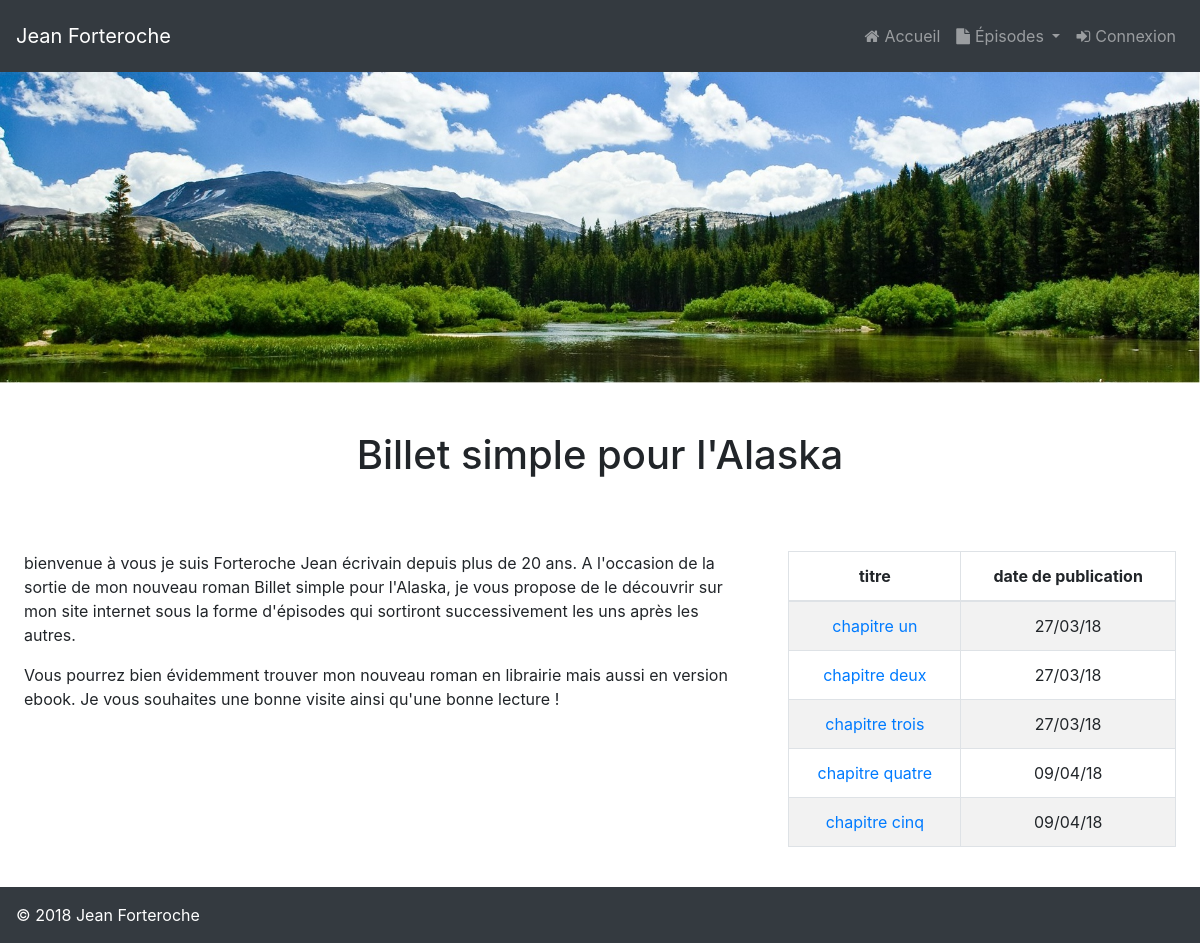
Before: / with the older database file.
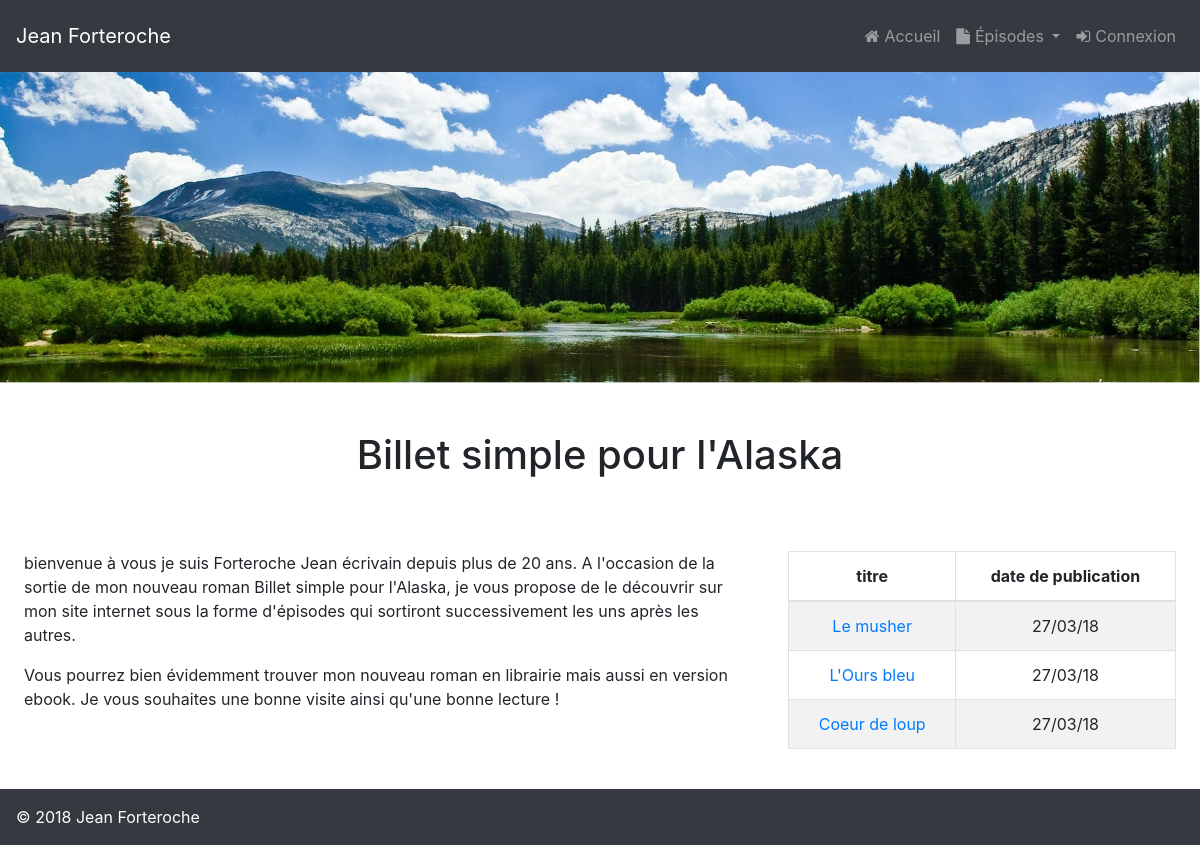
After: the same page with the newer database file.
### tables this page shows
CREATE TABLE `posts` (
  `id` int(11) NOT NULL,
  `title` varchar(255) NOT NULL,
  `content` text NOT NULL,
  `date_created` datetime NOT NULL
);

### controller/FrontendController.php (called while the page is built, shortened)
<?php
require_once('dao/PostDAO.php');
class FrontendController
{
    private $postDAO;
    public function __construct()
    {
        $this->postDAO = new PostDAO();
    }
    public function listPosts()
    {
        $posts = $this->postDAO->getPosts();
        require('view/accueil.php');
    }
}

### dao/PostDAO.php (called while the page is built, shortened)
<?php
require_once('model/Post.php');
class PostDAO extends BaseDAO
{
    public function getPosts()
    {
        $db = $this->dbConnect();
        $req = $db->query('SELECT *, DATE_FORMAT(date_created, \'%d/%m/%y\') as created_date FROM posts');
        $posts = [];
        while($post = $req->fetch()){
            array_push($posts, new Post($post['id'], $post['title'], $post['content'], $post['created_date']));
        }
        return $posts;
    }
}

### model/Post.php (called while the page is built, shortened)
<?php
class Post
{
    private $id;
    private $title;
    private $dateCreated;
    public function __construct($id, $title, $content, $dateCreated)
    {
        $this->id = $id;
        $this->title = $title;
        $this->dateCreated = $dateCreated;
    }
    public function getId()
    {
        return $this->id;
    }
    public function getTitle()
    {
        return $this->title;
    }
    public function getDateCreated()
    {
        return $this->dateCreated;
    }
}

### view/accueil.php (the view, shortened to what this page needs)
<!DOCTYPE html>
<html lang="fr">
<head>
    <link rel='stylesheet' href='https://cdnjs.cloudflare.com/ajax/libs/font-awesome/4.7.0/css/font-awesome.min.css'/>
    <link rel='stylesheet' href='https://cdnjs.cloudflare.com/ajax/libs/twitter-bootstrap/4.0.0/css/bootstrap.min.css'/>
    <link rel="stylesheet" href="public/nav.css">
    <link rel="stylesheet" href="public/margin.css">
</head>
<body>
    <?php include('templates/nav.php');?>
    <?php include('templates/header.php');?>
    <h1 class="text-center mt-3 mt-md-5">Billet simple pour l'Alaska</h1>
    <div class="d-lg-flex mt-3 mt-md-5">
        <div class="présentation p-3 p-md-4">
            <p>bienvenue à vous je suis Forteroche Jean écrivain depuis plus de 20 ans. A l'occasion de la sortie de mon nouveau roman Billet simple pour l'Alaska,
             je vous propose de le découvrir sur mon site internet sous la forme d'épisodes qui sortiront successivement les uns après les autres.
            </p>
            <p>
             Vous pourrez bien évidemment trouver mon nouveau roman en librairie mais aussi en version ebook.
             Je vous souhaites une bonne visite ainsi qu'une bonne lecture !
            </p>
        </div>
        <div class="liste-article p-3 p-md-4 w-100">
            <table class="table table-striped table-bordered ">
                <thead>
                    <tr class="text-center">
                        <th scope="col">titre</th>
                        <th scope="col">date de publication</th>
                    </tr>
                </thead>
                <tbody>
                    <?php
                        foreach ($posts as $post)
                        {
                    ?>
                    <tr class="text-center">
                        <td><a href="index.php?action=post&amp;id=<?php echo htmlspecialchars($post->getId()); ?>"><?php echo htmlspecialchars($post->getTitle()); ?></a></td>
                        <td><?php echo htmlspecialchars($post->getDateCreated()); ?></td>
                    </tr>
                    <?php
                        }
                    ?>
                </tbody>
            </table>
        </div>
    </div>
    <?php include('templates/footer.php');?>
</body>
</html>

### index.php (shortened to what this page needs)
<?php
require('controller/FrontendController.php');
try {
    if (isset($_GET['action'])) {
        if ($_GET['action'] == 'listPosts') {
            $frontendController = new FrontendController();
            $frontendController->listPosts();
        }
        elseif ($_GET['action'] == 'post') {
            if (isset($_GET['id']) && $_GET['id'] > 0) {
                $frontendController = new FrontendController();
                $frontendController->post();
            }
            else {
                throw new Exception('Aucun identifiant de billet envoyé');
            }
        }
        elseif ($_GET['action'] == 'addComment') {
            if (isset($_GET['id']) && $_GET['id'] > 0) {
                if (!empty($_POST['author']) && !empty($_POST['comment'])) {
                    $frontendController = new FrontendController();
                    $frontendController->addComment($_GET['id'], $_POST['author'], $_POST['comment']);
                }
                else {
                    throw new Exception('tous les champs ne sont pas remplis !');
                }
            }
            else {
                throw new Exception('Erreur : aucun identifiant de billet envoyé');
            }
        }
        elseif ($_GET['action'] == 'reportComment') {
            if (isset($_GET['id']) && $_GET['id'] > 0){
                $frontendController = new FrontendController();
                $frontendController->reportedComment($_GET['id']);
            }
        }
        elseif ($_GET['action'] == 'addPost'){
            if (!empty($_POST['titlePost']) && !empty($_POST['contentPost'])){
                $backendController = new BackendController();
                $backendController->addPost($_POST['titlePost'], $_POST['contentPost']);
            }
            else{
                throw new Exception('tous les champs ne sont pas remplis');
            }
        }
        elseif ($_GET['action'] == 'connexionForm'){
            $frontendController = new FrontendController();
            $frontendController->connexionForm();
        }
        elseif ($_GET['action'] == 'connexion'){
            if (!empty($_POST['pseudo']) && !empty($_POST['password'])){
                $backendController = new BackendController();
                $backendController->connexion($_POST['pseudo'], $_POST['password']);
            }
        }
        elseif ($_GET['action'] == 'newPost'){
            $backendController = new BackendController();
            $backendController->newPost();
        }
        elseif ($_GET['action'] == 'updateList'){
            $backendController = new BackendController();
            $backendController->updateList();
        }
        elseif ($_GET['action'] == 'updatePost'){
            if (isset($_GET['id']) && $_GET['id'] > 0) {
                $backendController = new BackendController();
                $backendController->postUpdate();
            }
            else {
                throw new Exception('Aucun identifiant de billet envoyé');
            }
        }
        elseif ($_GET['action'] == 'updateConfirmation'){
            if (isset($_GET['id']) && $_GET['id'] > 0) {
                if (!empty($_POST['titlePost']) && !empty($_POST['contentPost'])) {
                    $backendController = new BackendController();
                    $backendController->updateConfirmation($_POST['titlePost'], $_POST['contentPost'], $_GET['id']);
                }
                else {
                    throw new Exception('tous les champs ne sont pas remplis !');
                }
            }
        }
        elseif ($_GET['action'] == 'delete'){
            if (isset($_GET['id']) && $_GET['id'] > 0) {
                $backendController = new BackendController();
                $backendController->deletePost($_GET['id']);
            }
        }
        elseif ($_GET['action'] == 'reportedCommentList'){
            $backendController = new BackendController();
            $backendController->reportedList();
        }
        elseif ($_GET['action'] == 'deleteComment'){
            if (isset($_GET['id']) && $_GET['id'] > 0){
                $backendController = new BackendController();
                $backendController->deleteComments($_GET['id']);
            }
        }
        elseif ($_GET['action'] == 'acceptComment'){
            if (isset($_GET['id']) && $_GET['id'] > 0){
                $backendController = new BackendController();
                $backendController->acceptComments($_GET['id']);
            }
        }
    }
    else {
        $frontendController = new FrontendController;
        $frontendController->listPosts();
    }
}
catch(Exception $e) {
    echo 'Erreur : ' . $e->getMessage();
}

### templates/nav.php (shortened to what this page needs)
<nav class=" navbar navbar-dark navbar-expand-sm fixed-top bg-dark py-sm-3">
    <a class="navbar-brand" href="#">Jean Forteroche</a>
    <div class="collapse navbar-collapse" id="navbarNavDropdown">
        <ul class="navbar-nav ml-auto">
            <li class="nav-item">
                <a class="nav-link" href="index.php?action=listPosts"><i class="fa fa-home" aria-hidden="true"></i>Accueil</a>
            </li>
            <li class="nav-item dropdown">
              <a class="nav-link dropdown-toggle" href="#" id="navbarDropdownMenuLink" data-toggle="dropdown" aria-haspopup="true" aria-expanded="false">
                <i class="fa fa-file" aria-hidden="true"></i>Épisodes
              </a>
            </li>
            <li class="nav-item">
              	<a class="nav-link" href="index.php?action=connexionForm"><i class="fa fa-sign-in" aria-hidden="true"></i>Connexion</a>
            </li>
        </ul>
    </div>
</nav>

### templates/header.php
<header class="margin">
    <img src="public/images/header.jpg" class="img-fluid" alt="photo illustration Alaska">
</header>

### templates/footer.php
<footer class="bg-dark">
    <p class="m-0 p-3 text-white">© 2018 Jean Forteroche</p>
</footer>

### public/nav.css (style rules this page uses)
.fa.fa-file, .fa.fa-home, .fa.fa-sign-in { margin-right: 5px; }

### public/margin.css (style rules this page uses)
.margin { margin-top: 72px; }

Changed rows visible on the page:
removed posts: title "chapitre quatre", DateCreated "09/04/18"
removed posts: title "chapitre cinq", DateCreated "09/04/18"
changed posts: title "chapitre un" → "Le musher"
changed posts: title "chapitre deux" → "L'Ours bleu"
changed posts: title "chapitre trois" → "Coeur de loup"
